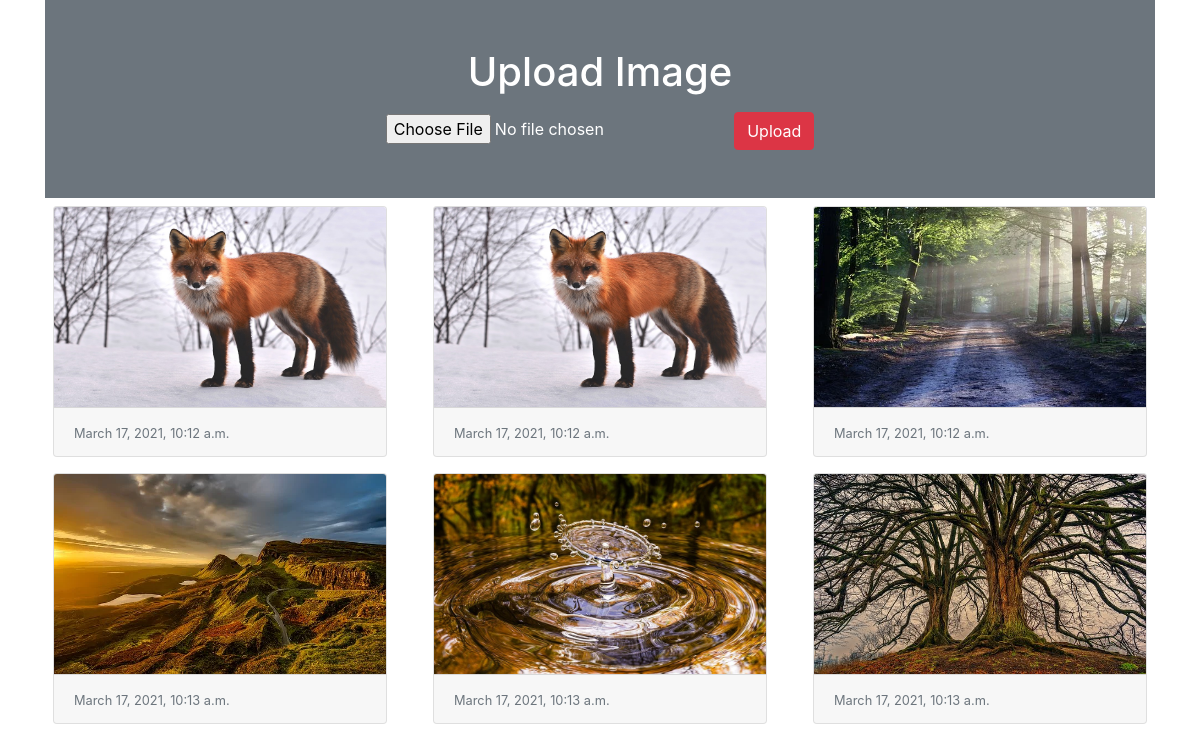
The page / on the database its author committed.
### myapp/models.py (models this page shows)
class Image(models.Model):
    photo = models.ImageField(upload_to="myimage")
    date = models.DateTimeField(auto_now_add=True)

### myapp/views.py (the view)
# urls.py: path('', views.home)
def home(request):
    if request.method == "POST":
        form = ImageForm(request.POST, request.FILES)
        if form.is_valid():
            form.save()
    form = ImageForm()
    img = Image.objects.all()
    return render(request, 'myapp/home.html', {'img': img, 'form': form})

### myapp/forms.py
class ImageForm(forms.ModelForm):
    class Meta:
        model = Image
        fields = '__all__'
        labels = {'photo':''}

### myapp/templates/myapp/home.html (shortened to what this page needs)
<!doctype html>
<html lang="en">
<head>
    <link rel="stylesheet" href="https://cdn.jsdelivr.net/npm/bootstrap@4.5.3/dist/css/bootstrap.min.css"
>
</head>
<body>
    <div class="container">
        <div class="py-5 text-center bg-secondary text-white">
            <h1 class="mb-3">Upload Image</h1>
            <form action="" method="post" enctype="multipart/form-data">
                {{form}}
                <input type="submit" class="btn btn-danger" value="Upload">
            </form>
        </div>
        <div class="row">
            {% for x in img %}
            <div class="col-sm-4">
                <div class="card m-2">
                    <img src="{{x.photo.url}}" alt="" class="card-img-top" height="200px">
                    <div class="card-footer">
                        <small class="text-muted">{{x.date}}</small>
                    </div>
                </div>
            </div>
            {% endfor %}
        </div>
    </div>
</body>
</html>

### rows shown on the page
Image: photo (picture), date "March 17, 2021, 10:12 a.m."
Image: photo (picture), date "March 17, 2021, 10:12 a.m."
Image: photo (picture), date "March 17, 2021, 10:12 a.m."
Image: photo (picture), date "March 17, 2021, 10:13 a.m."
Image: photo (picture), date "March 17, 2021, 10:13 a.m."
Image: photo (picture), date "March 17, 2021, 10:13 a.m."
